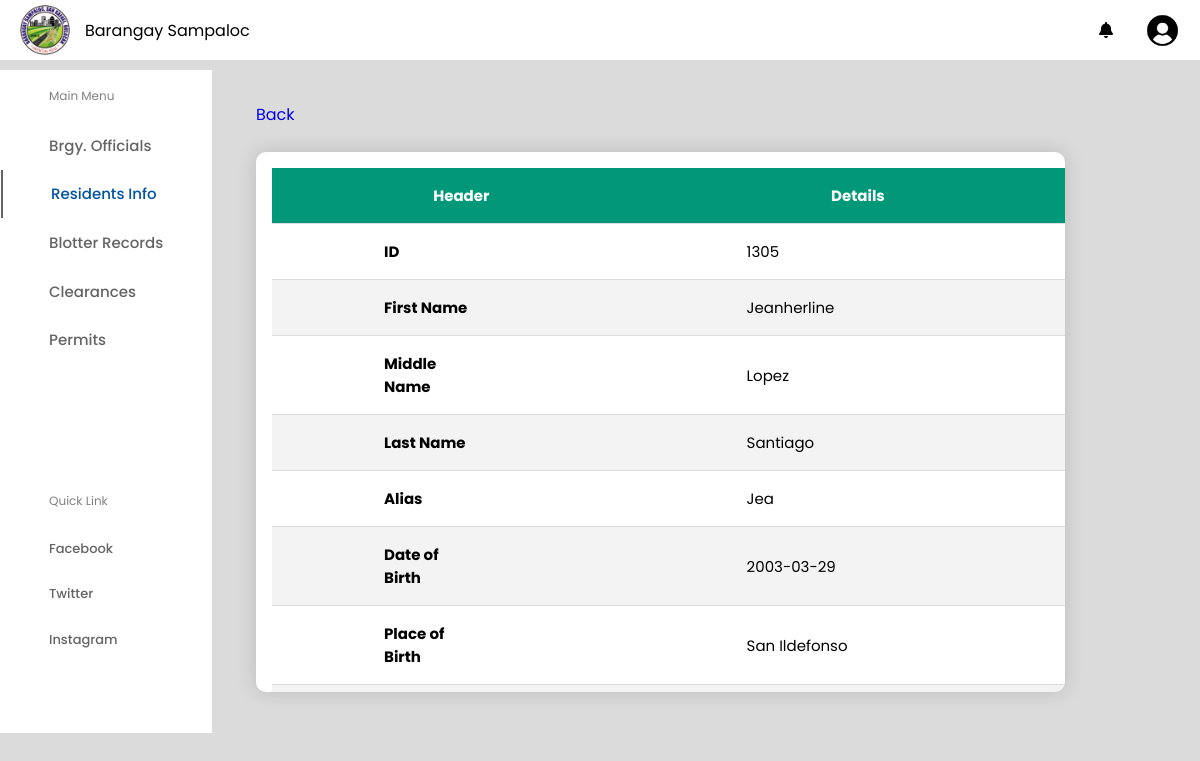
/viewResident.php?rID=1305, run on the app's committed database.
### tables this page shows
CREATE TABLE `tblresidents` (
  `rID` int(11) NOT NULL,
  `rFirst` varchar(50) NOT NULL,
  `rMid` varchar(30) NOT NULL,
  `rLast` varchar(30) NOT NULL,
  `rAlias` varchar(20) NOT NULL,
  `rBday` date NOT NULL,
  `rBplace` varchar(50) NOT NULL,
  `rAge` varchar(10) NOT NULL,
  `rCivil` varchar(20) NOT NULL,
  `rGender` varchar(20) NOT NULL,
  `rHouse` varchar(10) NOT NULL,
  `rPurok` varchar(10) NOT NULL,
  `rVoter` varchar(20) NOT NULL,
  `rPrecint` varchar(20) NOT NULL,
  `rPhilhealth` varchar(20) NOT NULL,
  `rEmail` varchar(50) NOT NULL,
  `rContact` varchar(20) NOT NULL,
  `rOccup` varchar(30) NOT NULL,
  `rCitizen` varchar(20) NOT NULL
);

### viewResident.php (the view, shortened to what this page needs)
<!DOCTYPE html>
<html lang="en">
<head>
    <link rel="stylesheet" href="form.css" />
    <link rel="stylesheet" href="https://cdnjs.cloudflare.com/ajax/libs/font-awesome/6.2.0/css/all.min.css" />
</head>
<body>
    <header class="header">
        <div class="logo">
            <img src="bLogo.png" alt="">
            <a>Barangay Sampaloc</a>
        </div>
        <div class="header-icons">
            <i class="fas fa-bell"></i>
            <div class="account">
                <img src="user.png" alt="">
            </div>
        </div>
    </header>
    <div class="container">
        <nav>
            <div class="side_navbar">
                <span>Main Menu</span>
                <a href="officials.php">Brgy. Officials</a>
                <a href="residents.php"  class="active">Residents Info</a>
                <a href="">Blotter Records</a>
                <a href="l">Clearances</a>
                <a href="">Permits</a>
                <div class="links">
                    <span>Quick Link</span>
                    <a href="#">Facebook</a>
                    <a href="#">Twitter</a>
                    <a href="#">Instagram</a>
                </div>
            </div>
        </nav>
        <div class="main-body">
            <div class="list">
                <div class="list1">
                    <div class="row">
                        <a href="residents.php">Back</a>
                    </div>
                    <table>
                        <?php
                        if (isset($_GET['rID'])) {
                            $id = $_GET['rID'];
                            include("config.php");
                            $sql = "SELECT * FROM tblResidents WHERE rID = $id";
                            $result = mysqli_query($conn, $sql);
                            $row = mysqli_fetch_array($result);
                        }
                        ?>
                        <thead>
                            <th>
                                <h4>Header</h4>
                            </th>
                            <th>
                                <h4> Details</h4>
                            </th>
                        </thead>
                        <tbody>
                            <tr>
                                <td><strong>ID</strong></td>
                                <td><?php echo $row["rID"] ?></td>
                            </tr>
                            <tr>
                                <td><strong>First Name</strong></td>
                                <td><?php echo $row["rFirst"] ?></td>
                            </tr>
                            <tr>
                                <td><strong>Middle Name</strong></td>
                                <td><?php echo $row["rMid"] ?></td>
                            </tr>
                            <tr>
                                <td><strong>Last Name</strong></td>
                                <td><?php echo $row["rLast"] ?></td>
                            </tr>
                            <tr>
                                <td><strong>Alias</strong></td>
                                <td><?php echo $row["rAlias"] ?></td>
                            </tr>
                            <tr>
                                <td><strong>Date of Birth</strong></td>
                                <td><?php echo $row["rBday"] ?></td>
                            </tr>
                            <tr>
                                <td><strong>Place of Birth</strong></td>
                                <td><?php echo $row["rBplace"] ?></td>
                            </tr>
                            <tr>
                                <td><strong>Age</strong></td>
                                <td><?php echo $row["rAge"] ?></td>
                            </tr>
                        </tbody>
                    </table>
                </div>
            </div>
        </div>
    </div>
</body>
</html>

### form.css (style rules this page uses)
* { margin: 0; padding: 0; border: none; outline: none; text-decoration: none; box-sizing: border-box; font-family: "Poppins", sans-serif; }
body { background: rgb(219, 219, 219); }
.header { display: flex; align-items: center; justify-content: space-between; height: 60px; padding: 20px; background: #fff; }
.logo { display: flex; align-items: center; }
.logo img { width: 50px; height: 100%; margin-right: 15px; border-top-right-radius: 15px; border-bottom-right-radius: 15px; }
.header-icons { display: flex; align-items: center; }
.header-icons i { margin-right: 2rem; cursor: pointer; }
.header-icons .account { display: flex; align-items: center; justify-content: space-between; }
.header-icons .account img { width: 35px; height: 35px; cursor: pointer; border-radius: 50%; }
.container { margin-top: 10px; display: flex; justify-content: space-between; }
nav { background: #fff; }
.side_navbar { padding: 1px; display: flex; flex-direction: column; }
.side_navbar span { color: gray; margin: 1rem 3rem; font-size: 12px; }
.side_navbar a { width: 100%; padding: 0.8rem 3rem; font-weight: 500; font-size: 15px; color: rgb(100, 100, 100); }
.links { margin-top: 5rem; display: flex; flex-direction: column; }
.links a { font-size: 13px; }
.side_navbar .active { border-left: 2px solid rgb(100, 100, 100); color: #0052a2; }
.main-body { width: 80%; padding: 1rem; }
.list { width: 80%; display: flex; align-items: center; justify-content: space-between; }
.row { display: flex; justify-content: space-between; align-items: center; margin: 1rem 0; }

### viewResident.php (style rules this page uses)
table { display: block; overflow-y: scroll; width: 100%; height: 540px; font-size: 15px; color: #000; background: #fff; border-radius: 10px; box-shadow: 0 0 20px rgba(0, 0, 0, 0.15); padding: 1rem; border-collapse: collapse; margin: 25px 0; }
table, th { padding: 1rem 0rem 1rem 1rem; justify-content: center; }
td { padding: 1rem 10rem 1rem 7rem; justify-content: center; }
tr { border-bottom: 1px solid #dddddd; }
th { background-color: #009879; color: #ffffff; text-align: center; }
tr:nth-of-type(even) { background-color: #f3f3f3; }

### data on the page
tblresidents: rID "1305", rFirst "Jeanherline", rMid "Lopez", rLast "Santiago", rAlias "Jea", rBday "2003-03-29", rBplace "San Ildefonso"
